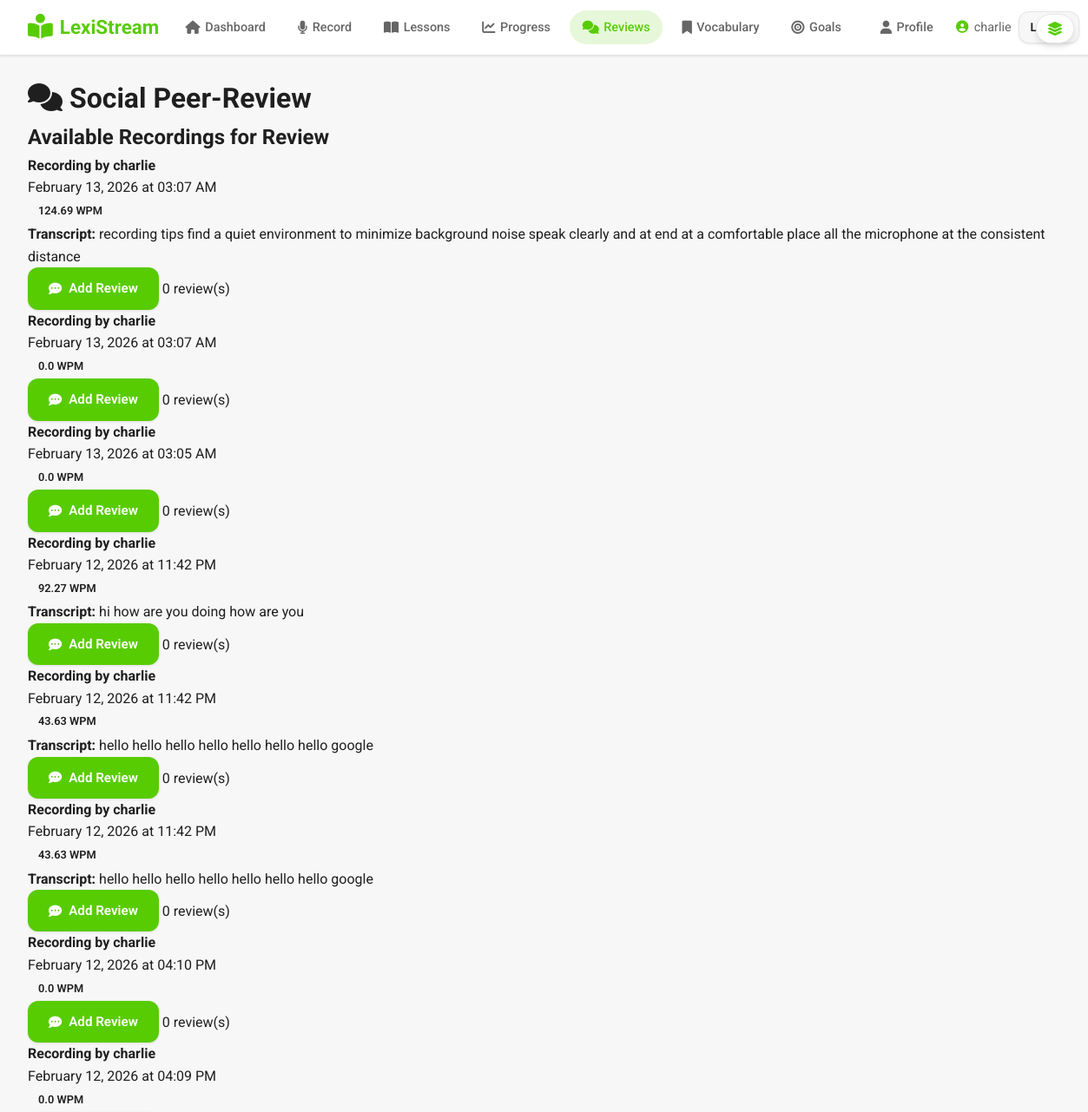
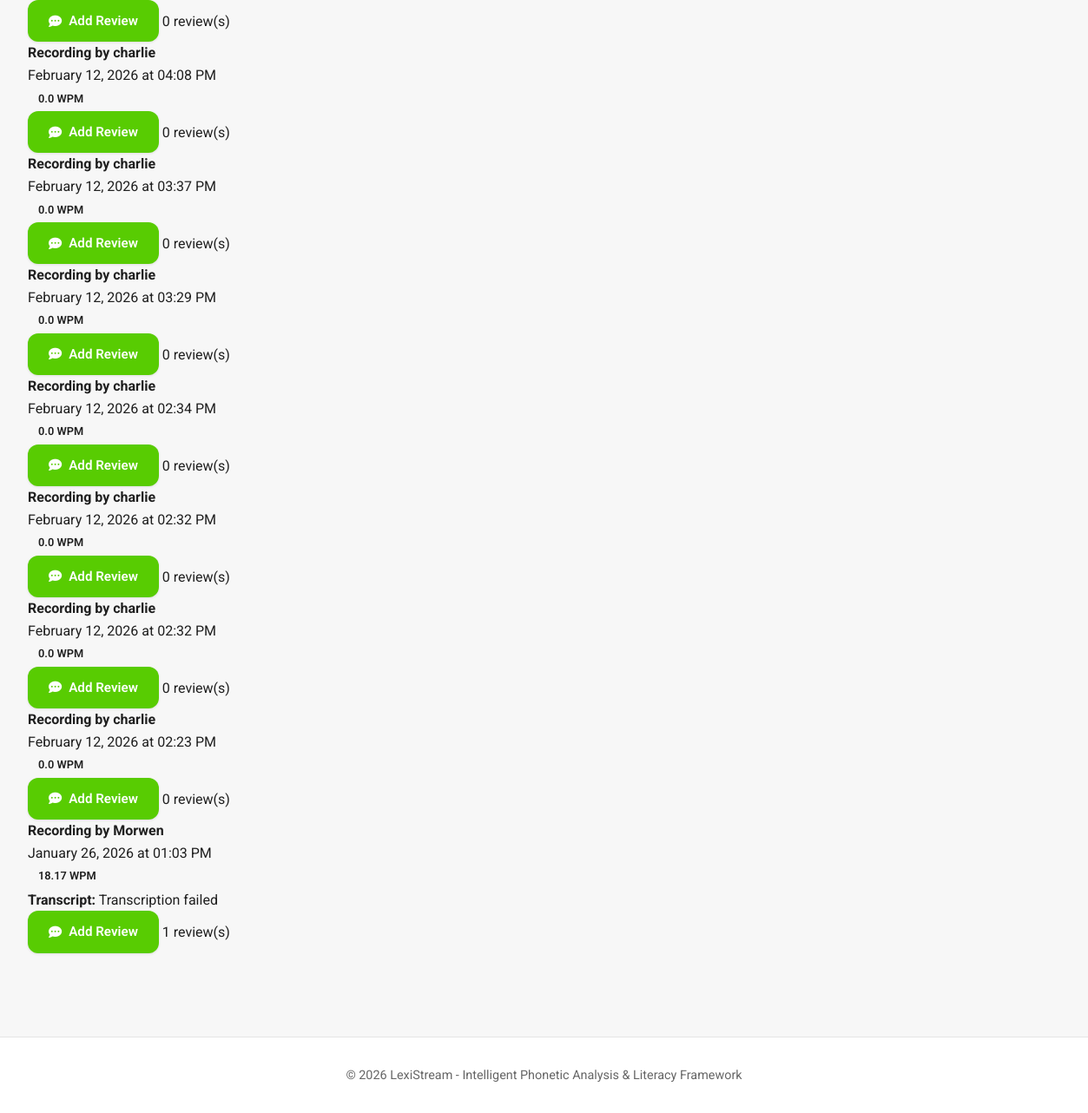
The app's page /reviews (signed in) with its own data (2 pictures, top to bottom).
### app.py (models this page shows)
class User(UserMixin, db.Model):
    id = db.Column(db.Integer, primary_key=True)
    username = db.Column(db.String(80), unique=True, nullable=False)
    email = db.Column(db.String(120), unique=True, nullable=False)
    password_hash = db.Column(db.String(255), nullable=False)
    is_admin = db.Column(db.Boolean, default=False, nullable=False)
    display_name = db.Column(db.String(120))
    bio = db.Column(db.Text)
    location = db.Column(db.String(120))
    website = db.Column(db.String(255))
    avatar_url = db.Column(db.String(255))
    role = db.Column(db.String(20), default="user", nullable=False)  # user, teacher, admin
    created_at = db.Column(db.DateTime, default=datetime.utcnow)

class Recording(db.Model):
    id = db.Column(db.Integer, primary_key=True)
    user_id = db.Column(db.Integer, db.ForeignKey('user.id'), nullable=False)
    filename = db.Column(db.String(255), nullable=False)
    transcript = db.Column(db.Text)
    ai_feedback = db.Column(db.Text)  # OpenAI-generated feedback on what user said
    words_per_minute = db.Column(db.Float)
    duration_seconds = db.Column(db.Float)
    created_at = db.Column(db.DateTime, default=datetime.utcnow)
    user = db.relationship('User', backref=db.backref('recordings', lazy=True))

### app.py (the view)
@app.route('/reviews')
@login_required
def reviews():
    all_recordings = Recording.query.order_by(Recording.created_at.desc()).limit(50).all()
    my_reviews = Review.query.filter_by(reviewer_id=current_user.id).all()
    return render_template('reviews.html', recordings=all_recordings, my_reviews=my_reviews)

### app.py (called while the page is built)
@login_manager.user_loader
def load_user(user_id):
    return User.query.get(int(user_id))

### templates/reviews.html (shortened to what this page needs)
{% extends "base.html" %}
{% block content %}
<div class="reviews-container">
    <h1 class="page-title"><i class="fas fa-comments"></i> Social Peer-Review</h1>
    <div class="reviews-section">
        <h2>Available Recordings for Review</h2>
        {% if recordings %}
        <div class="recordings-list">
            {% for recording in recordings %}
            <div class="review-item">
                <div class="review-header">
                    <div>
                        <h4>Recording by {{ recording.user.username }}</h4>
                        <span class="review-date">{{ recording.created_at.strftime('%B %d, %Y at %I:%M %p') }}</span>
                    </div>
                    <div class="review-stats">
                        <span class="badge">{{ recording.words_per_minute }} WPM</span>
                    </div>
                </div>
                {% if recording.transcript %}
                <div class="review-transcript">
                    <p><strong>Transcript:</strong> {{ recording.transcript[:200] }}{% if recording.transcript|length > 200 %}...{% endif %}</p>
                </div>
                {% endif %}
                <div class="review-actions">
                    <a href="{{ url_for('review_recording', recording_id=recording.id) }}" class="btn btn-primary">
                        <i class="fas fa-comment-dots"></i> Add Review
                    </a>
                    <span class="review-count">{{ recording.reviews|length }} review(s)</span>
                </div>
            </div>
            {% endfor %}
        </div>
        {% else %}
        <div class="empty-state">
            <i class="fas fa-comments"></i>
            <h3>No recordings available for review</h3>
            <p>Recordings will appear here for peer review.</p>
        </div>
        {% endif %}
    </div>
</div>
{% endblock %}

### templates/base.html (shortened to what this page needs)
<!DOCTYPE html>
<html lang="en">
<head>
    <link rel="stylesheet" href="{{ url_for('static', filename='css/style.css') }}">
    <link rel="stylesheet" href="https://cdnjs.cloudflare.com/ajax/libs/font-awesome/6.4.0/css/all.min.css">
</head>
<body>
    <header class="navbar">
        <div class="nav-container">
            <div class="nav-left">
                <a href="{% if current_user.is_authenticated %}{% if current_user.is_admin %}{{ url_for('admin_dashboard') }}{% else %}{{ url_for('dashboard') }}{% endif %}{% else %}{{ url_for('index') }}{% endif %}" class="nav-logo">
                    <i class="fas fa-book-reader"></i>
                    <span>LexiStream</span>
                </a>
            </div>
            <div class="nav-center">
                {% if current_user.is_authenticated %}
                <ul class="nav-menu">
                    {% if current_user.is_admin or current_user.role == 'admin' %}
                    <li>
                        <a href="{{ url_for('admin_dashboard') }}" class="nav-link {% if request.endpoint == 'admin_dashboard' %}active{% endif %}">
                            <i class="fas fa-shield-alt"></i><span>Admin</span>
                        </a>
                    </li>
                    {% elif current_user.role == 'teacher' %}
                    <li>
                        <a href="{{ url_for('teacher_dashboard') }}" class="nav-link {% if request.endpoint == 'teacher_dashboard' %}active{% endif %}">
                            <i class="fas fa-chalkboard-teacher"></i><span>Teacher</span>
                        </a>
                    </li>
                    {% else %}
                    <li>
                        <a href="{{ url_for('dashboard') }}" class="nav-link {% if request.endpoint == 'dashboard' %}active{% endif %}">
                            <i class="fas fa-home"></i><span>Dashboard</span>
                        </a>
                    </li>
                    {% endif %}
                    <li>
                        <a href="{{ url_for('record') }}" class="nav-link {% if request.endpoint == 'record' %}active{% endif %}">
                            <i class="fas fa-microphone"></i><span>Record</span>
                        </a>
                    </li>
                    <li>
                        <a href="{{ url_for('lessons') }}" class="nav-link {% if request.endpoint == 'lessons' %}active{% endif %}">
                            <i class="fas fa-book-open"></i><span>Lessons</span>
                        </a>
                    </li>
                    <li>
                        <a href="{{ url_for('progress') }}" class="nav-link {% if request.endpoint == 'progress' %}active{% endif %}">
                            <i class="fas fa-chart-line"></i><span>Progress</span>
                        </a>
                    </li>
                    <li>
                        <a href="{{ url_for('reviews') }}" class="nav-link {% if 'review' in request.endpoint %}active{% endif %}">
                            <i class="fas fa-comments"></i><span>Reviews</span>
                        </a>
                    </li>
                    <li>
                        <a href="{{ url_for('vocabulary') }}" class="nav-link {% if request.endpoint == 'vocabulary' %}active{% endif %}">
                            <i class="fas fa-bookmark"></i><span>Vocabulary</span>
                        </a>
                    </li>
                    <li>
                        <a href="{{ url_for('goals') }}" class="nav-link {% if request.endpoint == 'goals' %}active{% endif %}">
                            <i class="fas fa-bullseye"></i><span>Goals</span>
                        </a>
                    </li>
                </ul>
                {% endif %}
            </div>
            <div class="nav-right">
                {% if current_user.is_authenticated %}
                <a href="{{ url_for('profile') }}" class="nav-link" style="margin-right: 0.25rem;">
                    <i class="fas fa-user"></i><span>Profile</span>
                </a>
                <span class="nav-user">
                    <i class="fas fa-user-circle"></i>
                    {{ current_user.username }}{% if current_user.is_admin %} (Admin){% endif %}
                </span>
                <a href="{{ url_for('logout') }}" class="btn btn-secondary btn-sm">Logout</a>
                {% else %}
                <a href="{{ url_for('login') }}" class="btn btn-secondary btn-sm">Login</a>
                <a href="{{ url_for('register') }}" class="btn btn-primary btn-sm">Register</a>
                {% endif %}
            </div>
        </div>
    </header>
    {% if current_user.is_authenticated %}
    <button type="button" id="toggleCanvasBtn" class="canvas-toggle" title="Toggle dashboard">
        <i class="fas fa-layer-group"></i>
    </button>
    {% endif %}
    <main class="main-content">
        {% block content %}{% endblock %}
    </main>
    <footer class="footer">
        <p>&copy; 2026 LexiStream - Intelligent Phonetic Analysis & Literacy Framework</p>
    </footer>
</body>
</html>

### static/css/style.css (style rules this page uses)
* { margin: 0; padding: 0; box-sizing: border-box; }
:root { --matcha-dark: #58cc02; --matcha-light: #89e219; --matcha-hover: #4fb800; --cream-bg: #f7f7f7; --cream-light: #ffffff; --cream-border: #e5e5e5; --text-primary: #1f1f1f; --text-secondary: #666666; --text-light: #999999; --danger: #dc3545; --warning: #ffc107; --shadow-sm: 0 1px 3px rgba(0, 0, 0, 0.1); --shadow-md: 0 4px 6px rgba(0, 0, 0, 0.1); --shadow-lg: 0 10px 20px rgba(0, 0, 0, 0.1); }
body { font-family: 'Roboto', -apple-system, BlinkMacSystemFont, 'Segoe UI', sans-serif; background: var(--cream-bg); color: var(--text-primary); line-height: 1.6; min-height: 100vh; }
.navbar { background: var(--cream-light); border-bottom: 1px solid var(--cream-border); position: sticky; top: 0; z-index: 1000; box-shadow: var(--shadow-sm); transition: transform 0.3s ease; }
.nav-container { max-width: 1400px; margin: 0 auto; padding: 0.75rem 2rem; display: flex; align-items: center; justify-content: space-between; gap: 1rem; }
.nav-left, .nav-center, .nav-right { display: flex; align-items: center; gap: 1rem; }
.nav-logo { display: inline-flex; align-items: center; gap: 0.5rem; font-size: 1.4rem; font-weight: 700; color: var(--matcha-dark); text-decoration: none; }
.nav-logo i { font-size: 1.8rem; }
.nav-menu { list-style: none; display: flex; align-items: center; gap: 0.5rem; }
.nav-link { display: inline-flex; align-items: center; gap: 0.35rem; padding: 0.5rem 0.9rem; border-radius: 999px; text-decoration: none; color: var(--text-secondary); font-size: 0.9rem; font-weight: 500; transition: background 0.2s ease, color 0.2s ease; }
.nav-link i { font-size: 0.95rem; }
.nav-link.active { background: rgba(88, 204, 2, 0.15); color: var(--matcha-dark); }
.nav-user { display: inline-flex; align-items: center; gap: 0.4rem; font-size: 0.9rem; color: var(--text-secondary); }
.nav-user i { color: var(--matcha-dark); }
.nav-right .btn-sm { padding: 0.4rem 0.8rem; }
.nav-right { gap: 0.5rem; }
.canvas-toggle { position: fixed; top: 1rem; right: 1rem; z-index: 1100; background: var(--cream-light); border: 1px solid var(--cream-border); border-radius: 999px; padding: 0.5rem 0.75rem; box-shadow: var(--shadow-md); display: flex; align-items: center; justify-content: center; cursor: pointer; }
.canvas-toggle i { font-size: 1rem; color: var(--matcha-dark); }
.main-content { max-width: 1400px; margin: 0 auto; padding: 1.5rem 2rem 2rem; }
.btn { display: inline-flex; align-items: center; gap: 0.5rem; padding: 0.75rem 1.5rem; border: none; border-radius: 12px; font-weight: 600; font-size: 0.95rem; cursor: pointer; transition: all 0.2s ease; text-decoration: none; font-family: 'Roboto', sans-serif; box-shadow: var(--shadow-sm); }
.btn-primary { background: var(--matcha-dark); color: white; }
.btn-secondary { background: var(--cream-light); color: var(--text-primary); border: 2px solid var(--cream-border); }
.btn-sm { padding: 0.5rem 1rem; font-size: 0.85rem; }
.badge { display: inline-block; padding: 0.25rem 0.75rem; border-radius: 20px; font-size: 0.8rem; font-weight: 600; }
.footer { background: var(--cream-light); border-top: 1px solid var(--cream-border); text-align: center; padding: 2rem; margin-top: 4rem; color: var(--text-secondary); font-size: 0.9rem; }
.btn-secondary { background: var(--cream-bg); color: var(--text-primary); border: 1px solid var(--cream-border); }

### records on screen
User: username "charlie"
Recording: user.username "charlie", created_at "February 13, 2026 at 03:07 AM", words_per_minute "124.69", transcript "recording tips find a quiet environment to minimize background noise speak clearly and at end at a comfortable place all the microphone at the consistent distance", reviews|length "0"
Recording: user.username "charlie", created_at "February 13, 2026 at 03:07 AM", words_per_minute "0.0", reviews|length "0"
Recording: user.username "charlie", created_at "February 13, 2026 at 03:05 AM", words_per_minute "0.0", reviews|length "0"
Recording: user.username "charlie", created_at "February 12, 2026 at 11:42 PM", words_per_minute "92.27", transcript "hi how are you doing how are you", reviews|length "0"
Recording: user.username "charlie", created_at "February 12, 2026 at 11:42 PM", words_per_minute "43.63", transcript "hello hello hello hello hello hello hello google", reviews|length "0"
Recording: user.username "charlie", created_at "February 12, 2026 at 11:42 PM", words_per_minute "43.63", transcript "hello hello hello hello hello hello hello google", reviews|length "0"
Recording: user.username "charlie", created_at "February 12, 2026 at 04:10 PM", words_per_minute "0.0", reviews|length "0"
Recording: user.username "charlie", created_at "February 12, 2026 at 04:09 PM", words_per_minute "0.0", reviews|length "0"
Recording: user.username "charlie", created_at "February 12, 2026 at 04:08 PM", words_per_minute "0.0", reviews|length "0"
Recording: user.username "charlie", created_at "February 12, 2026 at 03:37 PM", words_per_minute "0.0", reviews|length "0"
Recording: user.username "charlie", created_at "February 12, 2026 at 03:29 PM", words_per_minute "0.0", reviews|length "0"
Recording: user.username "charlie", created_at "February 12, 2026 at 02:34 PM", words_per_minute "0.0", reviews|length "0"
Recording: user.username "charlie", created_at "February 12, 2026 at 02:32 PM", words_per_minute "0.0", reviews|length "0"
Recording: user.username "charlie", created_at "February 12, 2026 at 02:32 PM", words_per_minute "0.0", reviews|length "0"
Recording: user.username "charlie", created_at "February 12, 2026 at 02:23 PM", words_per_minute "0.0", reviews|length "0"
Recording: user.username "Morwen", created_at "January 26, 2026 at 01:03 PM", words_per_minute "18.17", transcript "Transcription failed", reviews|length "1"
